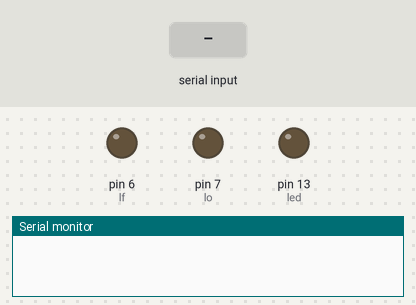
This sketch was run on a simulated Arduino Uno, built with avr-gcc and run on an emulated ATmega328P. Shown: output pins drawn as LEDs (lit = HIGH), the last lines printed to the serial monitor. The test bench sets the inputs (shaded band).

Above: at 1.2 s.
1.3 s: "O" received over Serial
At 1.8 s:
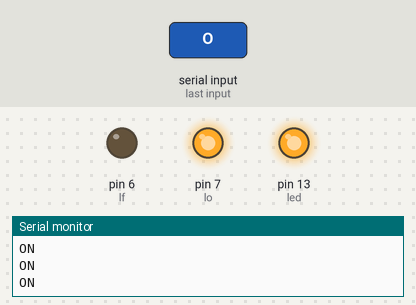
2.8 s: "F" received over Serial
At 4.2 s:
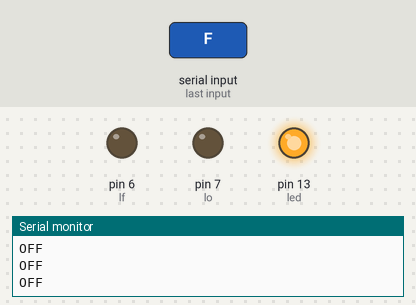
Timing chart, 0 to 5.8 s (numbered marks = the images above; inputs shaded):
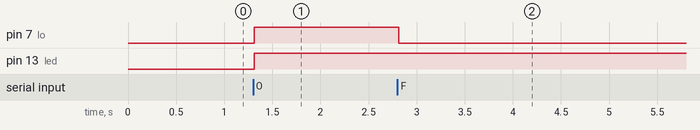

Measured:
- after the input at 1.3 s, pin 7 (lo), pin 13 (led): LOW → HIGH at once
- after the input at 2.8 s, pin 7 (lo): HIGH → LOW at once

The sketch:

bluetooth_test.ino
```cpp
#define led 13
#define lo 7
#define lf 6
int inputByte;
void setup() {
  // put your setup code here, to run once:
  Serial.begin(9600);
  pinMode(led,OUTPUT);
  pinMode(lo,OUTPUT);
  pinMode(lf,OUTPUT);
  digitalWrite(lf,LOW);
}

void loop() {
  // put your main code here, to run repeatedly:
  if(Serial.available()>0)
  {
    inputByte=Serial.read();
    delay(10);
    digitalWrite(led,HIGH);
  }
  if(inputByte=='O')
  {
    analogWrite(lo,180);
    Serial.println("ON");
  }
  else if(inputByte=='F')
  {
    digitalWrite(lo,LOW);
    Serial.println("OFF");
  }
}
```
